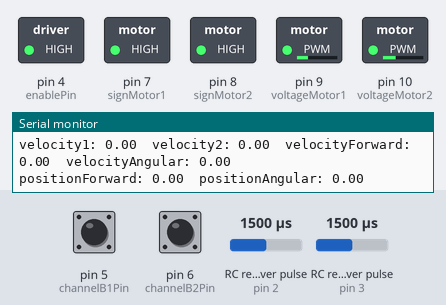
The sketch below on a simulated Arduino Uno, built with avr-gcc and run on an emulated ATmega328P. Parts: switched loads named in the sketch (green lamp = pin HIGH), the last lines printed to the serial monitor. Wiring (inferred from the names in the program): 2 × RC receiver channel: data pin 2 / data pin 3. The test bench sets the inputs (shaded band); at power-on: pin 5 (channelB1Pin) HIGH, pin 6 (channelB2Pin) HIGH, RC receiver pulse (sensors on pin 2, pin 3) 1500 µs. Pins used as bus, display or sensor lines are not drawn.

Above: at 0.1 s.
At 8.2 s:
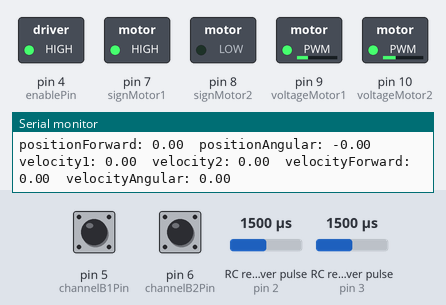
Timing chart, 0 to 9.7 s (numbered marks = the images above):
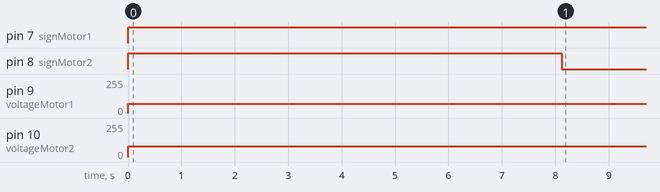

Measured:
- by itself, pin 7 (signMotor1): LOW → HIGH at 0.00 s
- by itself, pin 8 (signMotor2): LOW → HIGH at 0.00 s, → LOW 8.1 s later
- by itself, pin 9 (voltageMotor1): 0/255 → 70/255 at 0.00 s
- by itself, pin 10 (voltageMotor2): 0/255 → 80/255 at 0.00 s

The sketch:

ForwardAngularPositionController.ino
```cpp
#define PI 3.1415926535897932384626433832795 //definition for PI constant

//Pin assignment and global variable instantiation
const int powerPin = 11; //pin for an extra Vcc = 5V
const int channelA1Pin = 2;
const int channelB1Pin = 5;
const int channelA2Pin = 3;
const int channelB2Pin = 6;

const int enablePin = 4; //Pin for enabling motor shield
const int voltageMotor1 = 9; //P in for voltage given to motor 1
const int voltageMotor2 = 10; //Pin for voltage given to motor 2 (not used)
const int signMotor1 = 7; //Pin for direction of motor 1
const int signMotor2 = 8; //Pin for direction of motor 2 (not used)
const int statusFlag = 12; //Pin for status flag

//ISR variables
volatile bool channelA1 = HIGH; //Channel A set on default
volatile bool channelB1 = HIGH; //Channel B set on default
volatile bool channelA2 = HIGH; //Channel A set on default
volatile bool channelB2 = HIGH; //Channel B set on default
volatile int count1 = 0; //counter variable for position
volatile int count2 = 0; //counter variable for position

//main loop variables
unsigned long timeDelta = 0; //time in between loops
unsigned long timeMain = 0; //time loop takes place
float velocity1 = 0; //velocity of left wheel
float velocity2 = 0; //velocity of right wheel
float velocityForward = 0; //forward velocity of robot
float velocityAngular = 0; //angular velocity of robot
float positionForward = 0; //forward position of robot
float positionAngular = 0; //angular position of robot

float errorForward = 0; //error signal for forward position
float desiredForward = 108; //desired signal for forward position
float integralForward = 0; //integral calc for forward position
float KpForward = 2; //constant for proportional control (volt/radian)
float KiForward = 0.01; //constant for integral control (volt/radian)

float errorAngular = 0; //error signal for angular position
float desiredAngular = (2*PI)*(243.4/360.0); //desired signal for angular position
float integralAngular = 0; //integral calc for angular position
float KpAngular = 15; //constant for proportional control (volt/radian)
float KiAngular = 0.1; //constant for integral control (volt/radian)

int PWM = 255; //ideal PWM
int OldPWM = 0; //PWM of last iteration
int PWM1 = 0; //PWM for left wheel
int PWM2 = 0; //PWM for right wheel

void setup() { //Sets up pins and serial monitor
  Serial.begin(9600); //opens serial
  pinMode(channelA1Pin,INPUT_PULLUP);
  pinMode(channelB1Pin,INPUT_PULLUP);
  pinMode(channelA2Pin,INPUT_PULLUP);
  pinMode(channelB2Pin,INPUT_PULLUP);

  pinMode(voltageMotor1,OUTPUT);
  pinMode(voltageMotor2,OUTPUT);
  pinMode(signMotor1,OUTPUT);
  pinMode(signMotor2,OUTPUT);
  pinMode(statusFlag,INPUT);
  pinMode(enablePin,OUTPUT);
  digitalWrite(enablePin,HIGH);

  pinMode(powerPin,OUTPUT);
  digitalWrite(powerPin,HIGH);
  attachInterrupt(digitalPinToInterrupt(channelA1Pin), encoder1ISR, CHANGE); //sets interrupt to happen when channel A changes
  attachInterrupt(digitalPinToInterrupt(channelA2Pin), encoder2ISR, CHANGE);
}

void loop() { //main loop (nothing)
  timeDelta = micros()-timeMain; //time in between loops
  timeMain = micros(); //time of current loop

  velocity1 = (count1*2*PI*1000000.0)/(3200.0*timeDelta); //rotational velocity of wheel 1
  count1=0; //resets counts of wheel 1
  velocity2 = (count2*2*PI*1000000.0)/(3200.0*timeDelta); //rotational velocity of wheel 2
  count2=0; //resets counts of wheel 1
  velocityForward = (velocity1+velocity2)*(3.0/2.0); //forward velocity of robot
  velocityAngular = (velocity1-velocity2)*(3.0/11.0); //angular velocity of robot
  positionForward = positionForward+(velocityForward * timeDelta/1000000.0); //forward position of robot
  positionAngular = positionAngular+(velocityAngular * timeDelta/1000000.0); //angular position of robot

  if (millis()<8000){ //turns for first 8 seconds

    errorAngular = (desiredAngular - positionAngular); //error signal between actual and desired position
    if(errorAngular > 0){ //sets robot to go clockwise if error is positive
      digitalWrite(signMotor1,HIGH);
      digitalWrite(signMotor2,HIGH);
    } else if (errorAngular < 0){ //sets robot to go counterclockwise if error is negative
      digitalWrite(signMotor1,LOW);
      digitalWrite(signMotor2,LOW);
    }
    integralAngular = integralAngular + (errorAngular * timeDelta / 1000000.0); //integral path (rad)
    errorAngular = (KpAngular*errorAngular)+(KiAngular*integralAngular); //proportional path (volts)
    PWM = int(errorAngular*52); //converts volts into PWMs (3/2v=52pwm)

    //lowpass filter
    if ((PWM-OldPWM) > 70) { //slows how much PWM can increase by 2v
      PWM = OldPWM+70;
    }
    if ((PWM-OldPWM) < -70){ //slows how much PWM can decrease by 2v
      PWM = OldPWM-70;
    }

  } else {

    errorForward = desiredForward - positionForward; //error signal between actual and desired position
    if(errorForward > 0){ //sets robot to go forward if error is positive
      digitalWrite(signMotor1,HIGH);
      digitalWrite(signMotor2,LOW);
    } else if (errorForward < 0){ //sets robot to go backwards if error is negative
      digitalWrite(signMotor1,LOW);
      digitalWrite(signMotor2,HIGH);
    }
    integralForward = integralForward + (errorForward * timeDelta / 1000000.0); //integral path (rad)
    errorForward = (KpForward*errorForward)+(KiForward*integralForward); //proportional path (volts)
    PWM = int(errorForward*52); //converts volts into PWMs (3/2v=52pwm)

    //lowpass filter
    if ((PWM-OldPWM) > 70) { //slows how much PWM can increase by 2v
      PWM = OldPWM+70;
    }

  }

  PWM1 = PWM; //PWM of left wheel
  PWM2 = (PWM * 19.5)/17; //PWM of right wheel

  //saturation filter
  if(abs(PWM2)>255){ //saturates PWM and caps at 255
    PWM2 = 255;
    PWM1 = int((255 * 17)/19.5);
  }

  analogWrite(voltageMotor1,abs(PWM1)); //writes PWM counts to motor 1
  analogWrite(voltageMotor2,abs(PWM2)); //writes PWM counts to motor 2

  //prints out data for debugging (optional)
  Serial.print("velocity1: ");
  Serial.print(velocity1);
  Serial.print("\tvelocity2: ");
  Serial.print(velocity2);
  Serial.print("\tvelocityForward: ");
  Serial.print(velocityForward);
  Serial.print("\tvelocityAngular: ");
  Serial.println(velocityAngular);
  Serial.print("positionForward: ");
  Serial.print(positionForward);
  Serial.print("\tpositionAngular: ");
  Serial.println(positionAngular);
  Serial.println();
}

void encoder1ISR() { //interrupt for wheel 1 (left)
  channelA1 = digitalRead(channelA1Pin); //Reads channels for current iteration
  channelB1 = digitalRead(channelB1Pin);
  if (channelA1==channelB1){ //Adds to counter if channel A matches channel B
      count1=count1-2;
  } else { //Subtracts from counter if channel A differs from channel B
      count1=count1+2;
  }
}

void encoder2ISR() { //interrupt for wheel 2 (right)
  channelA2 = digitalRead(channelA2Pin); //Reads channels for current iteration
  channelB2 = digitalRead(channelB2Pin);
  if (channelA2==channelB2){ //Adds to counter if channel A matches channel B
      count2=count2-2;
  } else { //Subtracts from counter if channel A differs from channel B
      count2=count2+2;
  }
}
```
